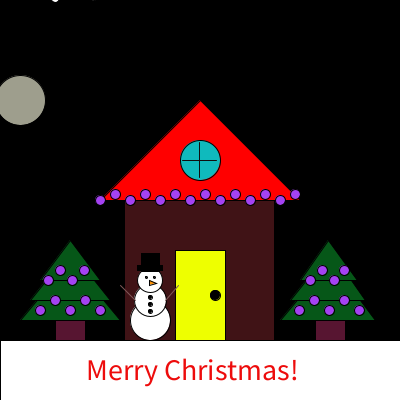
Frame 1 (no input)
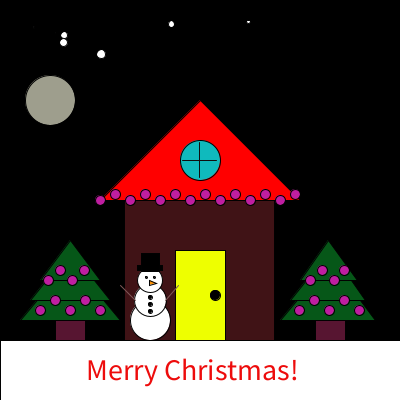
Frame 60 (the mouse pressed at the canvas centre just before this capture)
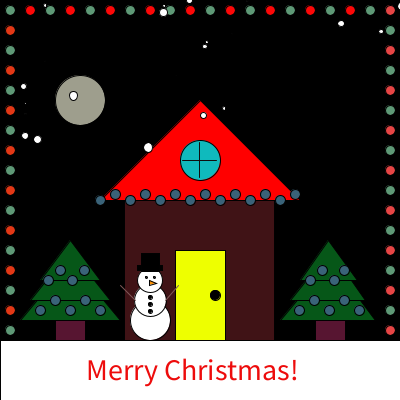
Frame 120 (the mouse held since frame 60 and released just before this capture)

The Processing sketch that drew these frames (run headless with seeded random() and noise(); from frame 60 on, the mouse is pressed at the canvas centre):

// Processing sketch: Xmas_Card
// ── Xmas_Card.pde
SnowFlake []sf;
float moonx = 20;
float speed=.5;
int t = 10;
int x =20;
//heights of lights on trees
int h1 = 300; //bottom row                 
int h2 = 310; // secong from bottom row
int h3 = 280; // third from bottom row
int h4 = 270; // top row
//height of lights on house
int h5 = 194; //top row of lights
int h6 = 200; //bottom row of lights
//snowman 
int s = 150; //variable for snowman circle's x-values
void setup(){
  size(400, 400);//sets up the screen, background is white
  sf = new SnowFlake[100];
  for(int i=0; i<sf.length;i++)
  {
    sf[i] = new SnowFlake();
  }
}
void draw(){
  background(0);
//SNOW ON BOTTOM:
fill(255, 255, 255);
rect(0, 340, 400, 100);

//HOUSE:
fill(64, 19, 22);//brown
rect(124,190,150,150);//house
fill(238, 255, 0);//yellow
strokeWeight(1);//change back to normal thickness of line
rect(175, 250,50, 90);//door
fill(0,0,0);//black
ellipse(215, 295, t, t);//doorknob

//TREES WITH LIGHTS
fill(6, 87, 24);//green
triangle(20, 320, 70, 260, 120, 320);//bottom of left tree
triangle(30, 300, 70, 250, 110, 300);//middle of left tree
triangle(40, 280, 70, 240, 100, 280);//top of left tree
triangle(280, 320,330, 260, 375, 320); //bottom of right tree
triangle(290, 300, 330, 250, 365, 300);//middle of right tree
triangle(300, 280, 328, 240, 357, 280);//top of right tree

//TRUNKS
fill(87, 21, 49);//brown
rect(55, 320, 30, 20);//left trunk
rect(315, 320, 30, 20);//right trunk

fill(237, 12, 12);//red
textSize(30);//bigger text
text("Merry Christmas!", 86, 380);//message to viewer

if(mousePressed){
    for(int i = 0; i<17; i+=2)//green dots along left
        {
        fill(94, 153, 118);//green
        ellipse(10, t+i*x , t, t);//circles
        }
    
    for(int i = 1; i<17; i+=2)//red dots along right
        {
        fill(227, 56, 22);//red
        ellipse(10, t+i*x , t, t);//circes
        }

    for(int i = 0; i<17; i+=2) //red dots on left
        {
        fill(230, 69, 69);//red
        ellipse(390, t+i*x, t, t);//circles
        }

    for(int i = 1; i<17; i+=2)//green dots on right
        {
        fill(94, 153, 118);//green
        ellipse(390, t+i*x, t, t);//circles
        }

    for(int i = 1; i<19; i+=2)//red dots on top
        {
        fill(252, 8, 8);//red
        ellipse(t+(i*x), 10, t, t);//circles
        }

for(int i = 2; i<19; i+=2)//green dots on top
        {
        fill(94, 153, 118);//green
        ellipse(t+i*x, 10, t, t);//circles
        }
}
//SNOWMAN:
fill(255, 255, 255);//white
ellipse(s, 320, 40, 40); //bottom of snowman
ellipse(s, 300, 32, 32); //middle of snowman
ellipse(s, 280, 25, 25); //top of snowman
fill(0,0,0);//black
ellipse(146, 277, 2, 2);//eye
ellipse(154, 277, 2, 2);//eye
fill(255, 145, 0);//orange
triangle(149, 280 ,149,285 ,156, 283);//carrot nose
fill(0,0,0);//black
ellipse(s, 297, 4,4);//top button 
ellipse(s, 304, 4,4);//middle button
ellipse(s, 311, 4,4);//bottom button
rect(137, 265, 25, 5);//bottom of hat
rect(141, 253, 18, 18);//top of hat
stroke(128, 89, 89);//brown lines
line(120, 285, 135,  300);//left arm
line(165, 300, 178, 285);//right arm

//FALLING SNOW

    stroke(0, 0, 0);//back to black outlines
    fill(158, 158, 141);//white for moon
    moonx = moonx+speed;
    ellipse(moonx, 100, 50, 50);//moon
    if(moonx >375){
       speed = -0.5; }
    if(moonx<25){            //animation 
       speed = 0.5;}
       
   fill(255, 0, 0);//red
    triangle(100,200,200,100, 300, 200);//roof of house
fill(15, 186, 189);//blue
ellipse(200,160,40,40);//circle window
fill(0,0,0);//black
stroke(15);
line(182,160, 216, 160);//horizontal window line on circle
line(199,142, 199,177);//verticle window line on circle
stroke(1);

fill(random(255), random(255), random(255));
//ellipse(100, h6, t, t);
//ellipse(115, h5, t, t);
//ellipse(130, h6, t, t);
//ellipse(145, h5, t, t);
//ellipse(160, h6, t, t);
//ellipse(175, h5, t, t);
//ellipse(190, h6, t, t);    //house lights
//ellipse(205, h5, t, t);
//ellipse(220, h6, t, t);
//ellipse(235, h5, t, t);
//ellipse(250, h6, t, t);
//ellipse(265, h5, t, t);
//ellipse(280, h6, t, t);
//ellipse(293, h5, t, t);

//House Lights:

for(int i=0; i<7; i++)
{
 ellipse(100+(i*30),h6,t,t);
}

for(int i=0; i<7; i++)
{
  ellipse(115+(i*30),h5,t,t);
}
//flashing random lights on left tree

ellipse(40, h2, t,t);     
ellipse(55, h1, t, t);
ellipse(70, h2, t, t);
ellipse(85, h1, t, t);
ellipse(100, h2, t, t);     //Lights on left tree
ellipse(48, h3, t, t);
ellipse(60, h4, t, t);
ellipse(72, h3, t, t);
ellipse(84, h4, t, t); //flashing random lights on right tree
ellipse(299, h2, t,t);    
ellipse(314, h1, t, t);
ellipse(329, h2, t, t);
ellipse(344, h1, t, t);
ellipse(359, h2, t, t);        //Lights on right tree
ellipse(310, h3, t, t);
ellipse(322, h4, t, t);
ellipse(334, h3, t, t);
ellipse(344, h4, t, t);
       
 for(int i =0; i<sf.length; i++)
  {
    sf[i].move();
    sf[i].show();
  }
    
}

// ── snow_class.pde
class SnowFlake{
  
  double xloc, yloc, speedX, speedY, size, vel, grow;
  
  SnowFlake(){
    xloc=Math.random()*width;
    yloc=(Math.random()*200)-200;
    speedY=(Math.random()*3)-2;
    speedX=(Math.random()*3)-2;
    size = Math.random()*10;
    vel = .01;
    grow=30;
  }
  
  void move(){
    if(xloc>width+20){
      xloc=width+20;
      speedX*=-1;
    }
    
    if(xloc<-20){
      xloc=-20;
      speedX*=-1;
    }
    
    if(yloc>height && speedY<5){
      yloc = -5;
      speedY = 4;}
    else{
      speedY+=vel;
      yloc+=speedY;
      xloc+=speedX;
    } 
  }
  
  void show(){
    fill(255);
    ellipse((float)xloc, (float)yloc, (float)size, (float)size);
    fill(255);
    rect(0, height, width, (float)grow);
    
    if(grow<-60){
      grow=-60;
    }
    else{
      grow-=.08;
    }
  }
  
  
}
